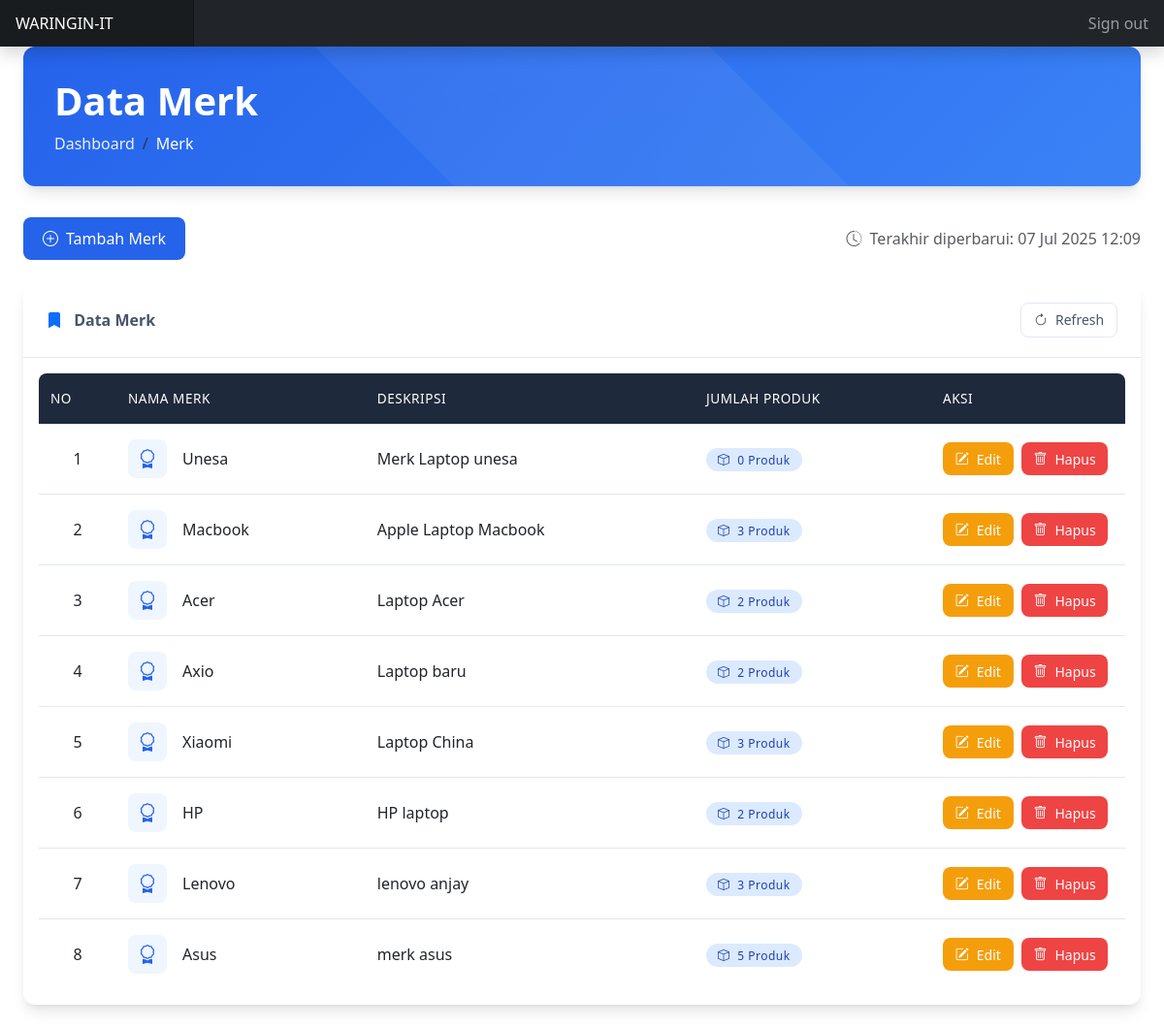
The app's page /admin/merk/index.php (signed in) with its own data.
### tables this page shows
CREATE TABLE `tb_merk` (
  `merk_id` int(11) NOT NULL,
  `nama_merk` varchar(255) NOT NULL,
  `deskripsi` varchar(255) DEFAULT NULL
);

### config/koneksi.php (called while the page is built, shortened)
<?php
$host = 'localhost';
$username = 'root';
$password = '';
$database = 'toko_db';
$conn = mysqli_connect($host, $username, $password, $database);
function query($query) {
    global $conn;
    $result = mysqli_query($conn, $query);
    $rows = [];
    if ($result) {
        while ($row = mysqli_fetch_assoc($result)) {
            $rows[] = $row;
        }
    } else {
        error_log("Query error: " . mysqli_error($conn));
    }
    return $rows;
}
?>

### admin/merk/index.php (the view, shortened to what this page needs)
<?php
require_once '../../config/koneksi.php';
$merk = query("SELECT * FROM tb_merk ORDER BY merk_id DESC");
include_once '../includes/header.php';
?>
<div class="container-fluid px-4">
    <div class="page-header">
        <h1 class="mb-2 fw-bold">Data Merk</h1>
        <nav aria-label="breadcrumb">
            <ol class="breadcrumb mb-0">
                <li class="breadcrumb-item"><a href="../index.php">Dashboard</a></li>
                <li class="breadcrumb-item active">Merk</li>
            </ol>
        </nav>
    </div>
    <div class="mb-4 d-flex justify-content-between align-items-center">
        <a href="tambah.php" class="btn btn-primary">
            <i class="bi bi-plus-circle"></i> Tambah Merk
        </a>
        <div class="d-flex align-items-center">
            <i class="bi bi-clock-history text-muted me-2"></i>
            <span class="text-muted">Terakhir diperbarui: <?= date('d M Y H:i') ?></span>
        </div>
    </div>
    <div class="card mb-4">
        <div class="card-header">
            <div class="d-flex justify-content-between align-items-center">
                <div>
                    <i class="bi bi-bookmark-fill text-primary me-2"></i>
                    <span class="fw-bold">Data Merk</span>
                </div>
                <button class="btn btn-light btn-sm" onclick="window.location.reload()">
                    <i class="bi bi-arrow-clockwise"></i>
                    Refresh
                </button>
            </div>
        </div>
        <div class="card-body">
            <div class="table-responsive">
                <table id="dataTable" class="table table-hover">
                    <thead>
                        <tr>
                            <th width="80">No</th>
                            <th>Nama Merk</th>
                            <th>Deskripsi</th>
                            <th>Jumlah Produk</th>
                            <th width="200">Aksi</th>
                        </tr>
                    </thead>
                    <tbody>
                        <?php $no = 1; foreach ($merk as $row) :
                            $merk_id = $row['merk_id'];
                            $jumlah_produk = query("SELECT COUNT(*) as total FROM tb_barang WHERE merk_id = $merk_id")[0]['total'];
                        ?>
                        <tr>
                            <td class="text-center"><?= $no++; ?></td>
                            <td>
                                <div class="d-flex align-items-center">
                                    <div class="brand-icon me-3">
                                        <i class="bi bi-award fs-5"></i>
                                    </div>
                                    <span class="fw-medium"><?= htmlspecialchars($row['nama_merk']); ?></span>
                                </div>
                            </td>
                            <td class="description-cell">
                                <div class="description-text">
                                    <?= empty($row['deskripsi']) ? '<span class="text-muted fst-italic">Tidak ada deskripsi</span>' : htmlspecialchars($row['deskripsi']); ?>
                                </div>
                            </td>
                            <td>
                                <span class="badge bg-primary">
                                    <i class="bi bi-box me-1"></i>
                                    <?= $jumlah_produk; ?> Produk
                                </span>
                            </td>
                            <td>
                                <div class="d-flex gap-2">
                                    <a href="edit.php?id=<?= $row['merk_id']; ?>"
                                       class="btn btn-warning btn-sm">
                                        <i class="bi bi-pencil-square"></i> Edit
                                    </a>
                                    <a href="#"
                                       onclick="confirmDelete('hapus.php?id=<?= $row['merk_id']; ?>', '<?= htmlspecialchars($row['nama_merk']); ?>')"
                                       class="btn btn-danger btn-sm">
                                        <i class="bi bi-trash"></i> Hapus
                                    </a>
                                </div>
                            </td>
                        </tr>
                        <?php endforeach; ?>
                    </tbody>
                </table>
            </div>
        </div>
    </div>
</div>
<?php include_once '../includes/footer.php'; ?>

### admin/merk/index.php (style rules this page uses)
:root { --primary-color: #2563eb; --primary-hover: #1d4ed8; --secondary-color: #475569; --success-color: #10b981; --warning-color: #f59e0b; --danger-color: #ef4444; --border-radius: 0.75rem; --box-shadow: 0 10px 15px -3px rgba(0,0,0,0.1), 0 4px 6px -4px rgba(0,0,0,0.1); --transition: all 0.3s ease; }
.page-header { background: linear-gradient(135deg, var(--primary-color), #3b82f6); color: white; padding: 2rem; border-radius: var(--border-radius); margin-bottom: 2rem; box-shadow: var(--box-shadow); position: relative; overflow: hidden; }
.page-header::before { content: ''; position: absolute; top: -50%; right: -50%; bottom: -50%; left: -50%; background: linear-gradient(135deg, rgba(255,255,255,0.1) 0%, rgba(255,255,255,0) 100%); transform: rotate(45deg); z-index: 0; }
.page-header * { position: relative; z-index: 1; }
.breadcrumb-item a { color: rgba(255,255,255,0.9); text-decoration: none; font-weight: 500; transition: var(--transition); }
.breadcrumb-item.active { color: white; font-weight: 400; }
.card { border: none; border-radius: var(--border-radius); box-shadow: var(--box-shadow); transition: var(--transition); overflow: hidden; }
.card-header { background: white; border-bottom: 1px solid #e2e8f0; padding: 1.25rem 1.5rem; font-weight: 600; color: var(--secondary-color); }
.table { margin-bottom: 0; border-collapse: separate; border-spacing: 0; }
.table th { background: #1e293b; color: white; font-weight: 500; text-transform: uppercase; font-size: 0.85rem; letter-spacing: 0.5px; padding: 1rem 0.75rem; vertical-align: middle; border: none; }
.table th:first-child { border-top-left-radius: 0.5rem; }
.table th:last-child { border-top-right-radius: 0.5rem; }
.table td { vertical-align: middle; padding: 1rem 0.75rem; border-top: none; border-bottom: 1px solid #e2e8f0; transition: var(--transition); }
.table tr:last-child td { border-bottom: none; }
.table tr:last-child td:first-child { border-bottom-left-radius: 0.5rem; }
.table tr:last-child td:last-child { border-bottom-right-radius: 0.5rem; }
.badge { padding: 0.5em 1em; font-weight: 500; border-radius: 2rem; letter-spacing: 0.5px; transition: var(--transition); }
.btn { padding: 0.625rem 1.25rem; border-radius: 0.5rem; font-weight: 500; transition: var(--transition); display: inline-flex; align-items: center; justify-content: center; gap: 0.5rem; }
.btn-sm { padding: 0.4rem 0.8rem; font-size: 0.875rem; }
.btn-primary { background: var(--primary-color); border: none; color: white; }
.btn-warning { background: var(--warning-color); border: none; color: white; }
.btn-danger { background: var(--danger-color); border: none; color: white; }
.btn-light { background: white; border: 1px solid #e2e8f0; color: var(--secondary-color); }
.badge.bg-primary { background-color: #dbeafe !important; color: #1e40af; }
.brand-icon { width: 40px; height: 40px; display: flex; align-items: center; justify-content: center; border-radius: 8px; background-color: #eff6ff; color: var(--primary-color); transition: var(--transition); }
.description-cell { max-width: 300px; position: relative; }
.description-text { text-overflow: ellipsis; overflow: hidden; display: -webkit-box; -webkit-line-clamp: 2; -webkit-box-orient: vertical; line-height: 1.5; transition: var(--transition); }
.card { animation: fadeInUp 0.5s ease-out; }

### records on screen
tb_merk: nama_merk "Unesa", deskripsi "Merk Laptop unesa", jumlah_produk "0"
tb_merk: nama_merk "Macbook", deskripsi "Apple Laptop Macbook", jumlah_produk "3"
tb_merk: nama_merk "Acer", deskripsi "Laptop Acer", jumlah_produk "2"
tb_merk: nama_merk "Axio", deskripsi "Laptop baru", jumlah_produk "2"
tb_merk: nama_merk "Xiaomi", deskripsi "Laptop China", jumlah_produk "3"
tb_merk: nama_merk "HP", deskripsi "HP laptop", jumlah_produk "2"
tb_merk: nama_merk "Lenovo", deskripsi "lenovo anjay", jumlah_produk "3"
tb_merk: nama_merk "Asus", deskripsi "merk asus", jumlah_produk "5"
